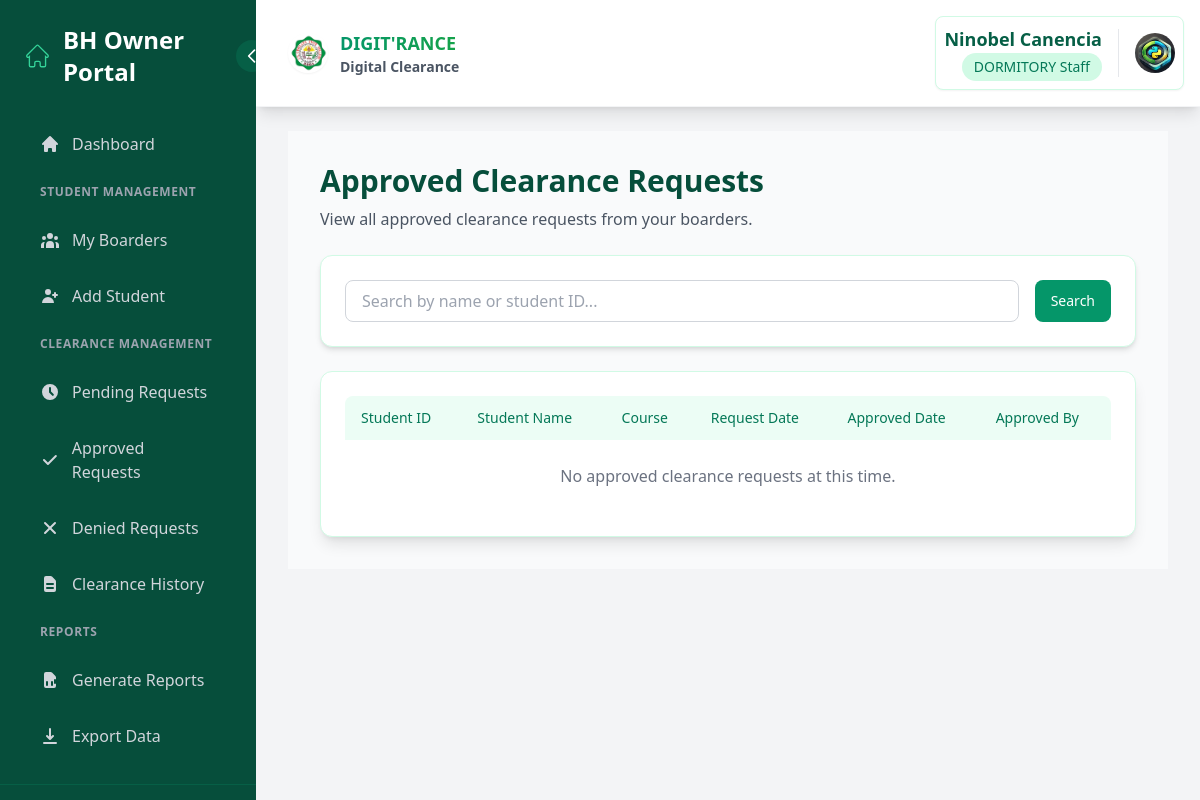
/dormitory-owner/approved-requests/ (signed in), run on an earlier commit of the app's database.
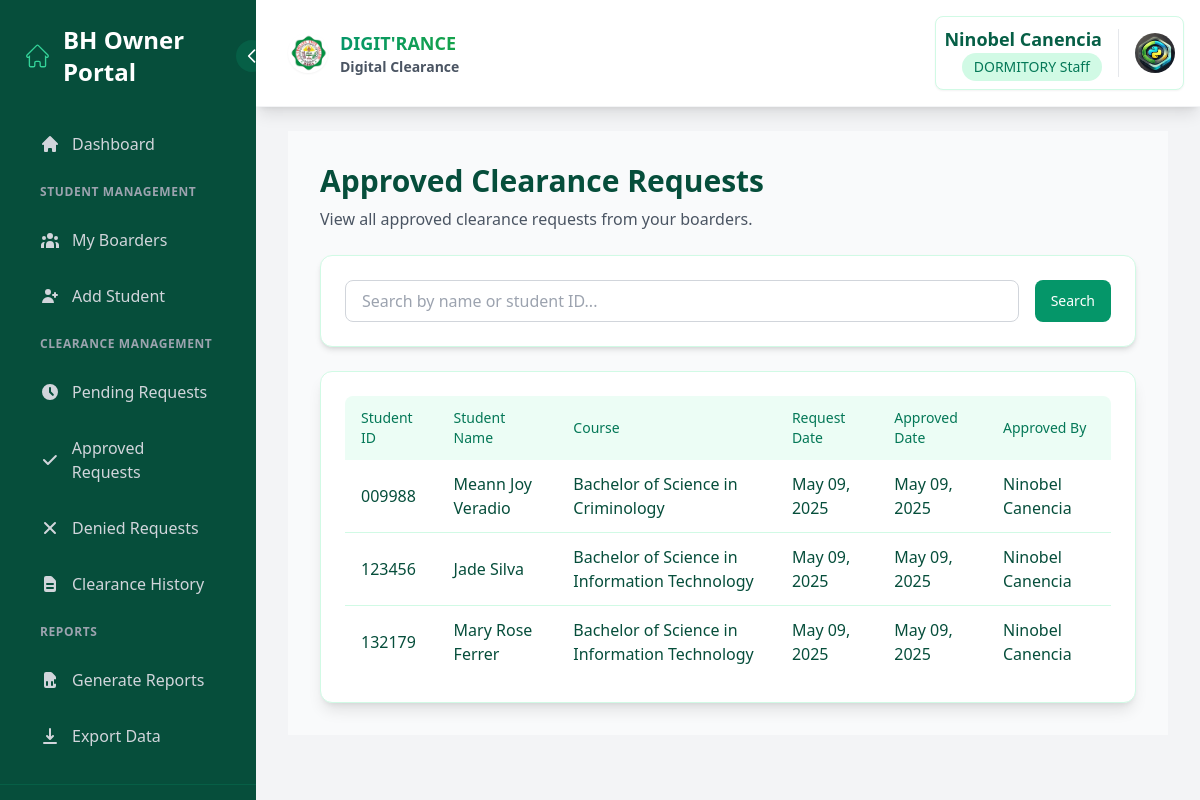
And on a later commit of the database.
### core/models.py (models this page shows, shortened)
class ClearanceRequest(models.Model):
    student = models.ForeignKey(Student, on_delete=models.CASCADE, related_name='clearance_requests')
    office = models.ForeignKey(Office, on_delete=models.CASCADE, related_name='clearance_requests')
    clearance = models.ForeignKey('Clearance', on_delete=models.CASCADE, related_name='requests')
    school_year = models.CharField(max_length=9)
    semester = models.CharField(max_length=7, choices=SEMESTER_CHOICES)
    status_choices = [
        ('pending', 'Pending'),
        ('approved', 'Approved'),
        ('denied', 'Denied'),
    ]
    status = models.CharField(max_length=10, choices=status_choices, default='pending')
    remarks = models.TextField(blank=True, null=True)
    reviewed_by = models.ForeignKey(Staff, on_delete=models.SET_NULL, null=True, blank=True)
    request_date = models.DateTimeField(auto_now_add=True)
    reviewed_date = models.DateTimeField(null=True, blank=True)
    notes = models.TextField(blank=True, null=True)
    class Meta:
        unique_together = ['student', 'office', 'school_year', 'semester']
        ordering = ['-school_year', '-semester', '-request_date']

class Student(models.Model):
    user = models.OneToOneField(User, on_delete=models.CASCADE)
    student_id = models.CharField(max_length=20, unique=True)
    course = models.ForeignKey(Course, on_delete=models.PROTECT)
    program_chair = models.ForeignKey('ProgramChair', on_delete=models.SET_NULL, null=True, blank=True)
    dormitory_owner = models.ForeignKey('Staff', on_delete=models.SET_NULL, null=True, blank=True, related_name='dormitory_students')
    year_level = models.IntegerField()
    contact_number = models.CharField(max_length=20, blank=True, null=True)
    is_boarder = models.BooleanField(default=False)
    boarder_since = models.DateTimeField(verbose_name="Date Started as a Boarder", null=True, blank=True)
    created_at = models.DateTimeField(auto_now_add=True)
    is_approved = models.BooleanField(default=False)
    rejection_reason = models.TextField(blank=True, null=True)
    profile_picture = models.ImageField(upload_to='student_profiles/', null=True, blank=True)
    def get_full_name(self):
        return self.user.get_full_name()

class Course(models.Model):
    code = models.CharField(max_length=10, unique=True)
    name = models.CharField(max_length=100)
    dean = models.ForeignKey(Dean, on_delete=models.PROTECT, related_name='courses')
    is_active = models.BooleanField(default=True)
    created_at = models.DateTimeField(auto_now_add=True)
    updated_at = models.DateTimeField(auto_now=True)
    class Meta:
        ordering = ['code']

class Staff(models.Model):
    user = models.OneToOneField(User, on_delete=models.CASCADE)
    office = models.ForeignKey(Office, on_delete=models.CASCADE, related_name='staff')
    role = models.CharField(max_length=100)
    is_dormitory_owner = models.BooleanField(default=False)
    boarding_house_address = models.TextField(verbose_name="Boarding House Address", null=True, blank=True)
    profile_picture = models.ImageField(upload_to='staff_profiles/', null=True, blank=True)
    def get_profile_picture_url(self):
        return self.profile_picture.url if self.profile_picture else static('img/default-profile.png')
    def get_full_name(self):
        return self.user.get_full_name()

### core/views.py (the view)
# urls.py: path('dormitory-owner/approved-requests/', views.bh_owner_approved_requests, name='bh_owner_approved_requests'),
@login_required
def bh_owner_approved_requests(request):
    if not hasattr(request.user, 'staff') or not request.user.staff.is_dormitory_owner:
        messages.error(request, "You don't have permission to access this page.")
        return redirect('home')
    staff = request.user.staff
    clearance_requests = ClearanceRequest.objects.filter(
        student__dormitory_owner=staff,
        office__name="DORMITORY",
        status='approved'
    ).select_related(
        'student__user',
        'student__course',
        'reviewed_by'
    ).order_by('-reviewed_date')
    search_query = request.GET.get('search', '')
    if search_query:
        clearance_requests = clearance_requests.filter(
            Q(student__user__first_name__icontains=search_query) |
            Q(student__user__last_name__icontains=search_query) |
            Q(student__student_id__icontains=search_query)
        )
    paginator = Paginator(clearance_requests, 10)  # Show 10 requests per page
    page = request.GET.get('page')
    try:
        requests_page = paginator.page(page)
    except PageNotAnInteger:
        requests_page = paginator.page(1)
    except EmptyPage:
        requests_page = paginator.page(paginator.num_pages)
    return render(request, 'core/bh_owner_approved_requests.html', {
        'clearance_requests': requests_page,
        'dormitory_owner': staff,
        'search_query': search_query,
    })

### templates/core/bh_owner_approved_requests.html (shortened to what this page needs)
{% extends "base.html" %}
{% block sidebar %}
{% include "components/bh_owner_sidenav.html" %}
{% endblock %}
{% block content %}
<div class="flex">
    <div class="flex-1 p-8 overflow-auto bg-gray-50">
        <div class="mb-6">
            <h1 class="text-3xl font-bold text-emerald-900">Approved Clearance Requests</h1>
            <p class="text-gray-600 mt-2">View all approved clearance requests from your boarders.</p>
        </div>
        <div class="bg-white rounded-xl shadow-md p-6 border border-emerald-100 mb-6">
            <form method="GET" action="{% url 'bh_owner_approved_requests' %}" class="flex gap-4">
                <div class="flex-1">
                    <input type="text" name="search" value="{{ search_query }}" placeholder="Search by name or student ID..."
                           class="w-full px-4 py-2 border border-gray-300 rounded-lg focus:outline-none focus:ring-2 focus:ring-emerald-500 focus:border-emerald-500">
                </div>
                <button type="submit" class="bg-emerald-600 hover:bg-emerald-700 text-white px-4 py-2 rounded-lg text-sm font-medium">
                    Search
                </button>
            </form>
        </div>
        <div class="bg-white rounded-xl shadow-lg p-6 border border-emerald-100">
            <div class="overflow-x-auto">
                <table class="min-w-full bg-white rounded-lg overflow-hidden">
                    <thead class="bg-emerald-50">
                        <tr>
                            <th class="px-4 py-3 text-left text-sm font-medium text-emerald-700">Student ID</th>
                            <th class="px-4 py-3 text-left text-sm font-medium text-emerald-700">Student Name</th>
                            <th class="px-4 py-3 text-left text-sm font-medium text-emerald-700">Course</th>
                            <th class="px-4 py-3 text-left text-sm font-medium text-emerald-700">Request Date</th>
                            <th class="px-4 py-3 text-left text-sm font-medium text-emerald-700">Approved Date</th>
                            <th class="px-4 py-3 text-left text-sm font-medium text-emerald-700">Approved By</th>
                        </tr>
                    </thead>
                    <tbody class="divide-y divide-emerald-100">
                        {% for request in clearance_requests %}
                        <tr class="hover:bg-emerald-50 transition-colors duration-200">
                            <td class="px-4 py-3 text-emerald-900">{{ request.student.student_id }}</td>
                            <td class="px-4 py-3 font-medium text-emerald-900">{{ request.student.get_full_name }}</td>
                            <td class="px-4 py-3 text-emerald-900">{{ request.student.course.name }}</td>
                            <td class="px-4 py-3 text-emerald-900">{{ request.request_date|date:"M d, Y" }}</td>
                            <td class="px-4 py-3 text-emerald-900">{{ request.reviewed_date|date:"M d, Y" }}</td>
                            <td class="px-4 py-3 text-emerald-900">{{ request.reviewed_by.get_full_name }}</td>
                        </tr>
                        {% empty %}
                        <tr>
                            <td colspan="6" class="px-4 py-6 text-center text-gray-500">
                                {% if search_query %}
                                No approved requests found matching "{{ search_query }}".
                                {% else %}
                                No approved clearance requests at this time.
                                {% endif %}
                            </td>
                        </tr>
                        {% endfor %}
                    </tbody>
                </table>
            </div>
        </div>
    </div>
</div>
{% endblock %}

What changed in the data, as far as the page shows it:
added ClearanceRequest: student.student_id "009988", student.get_full_name "Meann Joy Veradio", student.course.name "Bachelor of Science in Criminology", request_date "May 09, 2025", reviewed_date "May 09, 2025", reviewed_by.get_full_name "Ninobel Canencia"
added ClearanceRequest: student.student_id "123456", student.get_full_name "Jade Silva", student.course.name "Bachelor of Science in Information Technology", request_date "May 09, 2025", reviewed_date "May 09, 2025", reviewed_by.get_full_name "Ninobel Canencia"
added ClearanceRequest: student.student_id "132179", student.get_full_name "Mary Rose Ferrer", student.course.name "Bachelor of Science in Information Technology", request_date "May 09, 2025", reviewed_date "May 09, 2025", reviewed_by.get_full_name "Ninobel Canencia"
Also different on the page:
text no longer shown: "No approved clearance requests at this time."
